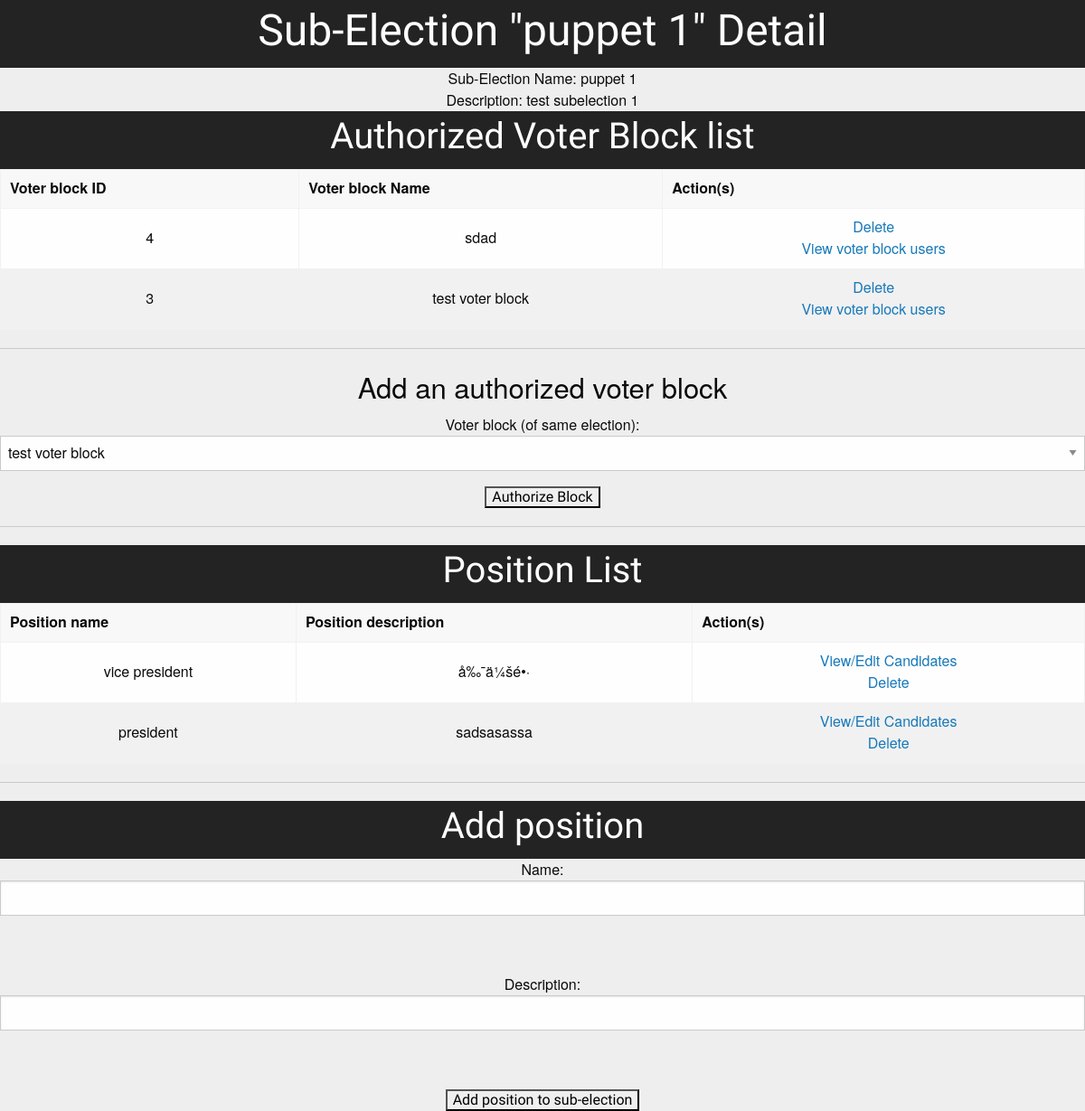
The app's page /subelection_detail.php?id=1 with its own data.
### tables this page shows
CREATE TABLE `subelection` (
  `id` int(11) NOT NULL,
  `name` varchar(50) DEFAULT NULL,
  `description` varchar(200) DEFAULT NULL,
  `election_id` int(11) NOT NULL,
  `allow_all_voter_blocks` tinyint(1) NOT NULL DEFAULT '0'
);

CREATE TABLE `subelection_authorized_vblocks` (
  `id` int(11) NOT NULL,
  `subelection_id` int(11) NOT NULL,
  `authorized_voter_block_id` int(11) NOT NULL
);

CREATE TABLE `voter_block` (
  `id` int(11) NOT NULL,
  `name` varchar(50) DEFAULT NULL,
  `description` varchar(200) DEFAULT NULL,
  `parent_election_id` int(11) NOT NULL
);

CREATE TABLE `subelection_position` (
  `id` int(11) NOT NULL,
  `name` varchar(50) DEFAULT NULL,
  `description` varchar(200) DEFAULT NULL,
  `subelection_id` int(11) NOT NULL
);

### subelection_detail.php (the view, shortened to what this page needs)
<?php
$link = mysqli_connect("localhost","root","","carl");
mysqli_set_charset($link, "utf8");
$id = "";
$parent_election_id = "";
$name = "";
$description = "";
if($id = $_GET['id']){
    $id = (int)$id;
}
if($id != ""){
    if($id_match_result = mysqli_query($link, "SELECT * FROM subelection WHERE id='".$id."'")){
        $row_cnt = mysqli_num_rows($id_match_result);
        if($row_cnt>0){
            $row = mysqli_fetch_array($id_match_result);
            $name = $row['name'];
            $parent_election_id = $row['election_id'];
            $description = $row['description'];
        }else{
            echo "Error! Record does not exist!" . "\n";
            exit();
        }
    }
}else{
    print "Error! An argument was not specified. Please go back and click on the proper button.";
    exit();
}
?>
<!DOCTYPE html>
<html>
<head>
    <link rel="stylesheet" href="https://cdn.jsdelivr.net/npm/foundation-sites@6.5.3/dist/css/foundation.min.css">
</head>
<body style="background-color: #EEEEEE">
    <center>
    <div class="flex-container align-center" style="background-color: rgb(0,0,0,0.85)">
        <h1 style="font-family: Staatliches; color: white">Sub-Election "<?php echo $name; ?>" Detail</h1>
    </div>
    Sub-Election Name:
    <?php echo $name; ?> <br>
    Description:
    <?php echo $description; ?> <br>
    <div class="flex-container align-center" style="background-color: rgb(0,0,0,0.85)">
        <h2 style="font-family: Staatliches; color: white">Authorized Voter Block list</h3>
    </div>
    <table width="100%" border="1" style="border-collapse:collapse;">
        <thead>
            <tr>
            <th><strong>Voter block ID</strong></th>
            <th><strong>Voter block Name</strong></th>
            <th><strong>Action(s)</strong></th>
            </tr>
        </thead>
        <tbody>
        <?php
        $count=1;
        $sel_query="Select subelection_authorized_vblocks.id, subelection_authorized_vblocks.authorized_voter_block_id, voter_block.name from subelection_authorized_vblocks INNER JOIN voter_block ON subelection_authorized_vblocks.authorized_voter_block_id=voter_block.id WHERE subelection_id=" . $id . " ORDER BY subelection_authorized_vblocks.id desc;";
        $result = mysqli_query($link,$sel_query);
        while($result && $row = mysqli_fetch_assoc($result)) { ?>
        <td align="center"><?php print $row["authorized_voter_block_id"]; ?></td>
        <td align="center"><?php print $row["name"]; ?></td>
        <td align="center">
        <a href="delete_auth_vblock.php?id=<?php print $row["authorized_voter_block_id"]; ?>">Delete</a> <br/>
        <a href="view_voter_block_users.php?id=<?php print $row["authorized_voter_block_id"]; ?>">View voter block users</a>
        </td>
        <?php $count++; } ?>
        </tbody>
    </table>
    <hr/>
    <h3>Add an authorized voter block</h3>
    <form method="post" action="subelection_detail.php?id=<?php print $id; ?>">
            Voter block (of same election):
                <select name="voter_block_id">
                <?php
                $count=0;
                $sel_query="Select voter_block.id, voter_block.name from voter_block WHERE parent_election_id=" . $parent_election_id . " ORDER BY id asc;";
                $result = mysqli_query($link,$sel_query);
                while($row = mysqli_fetch_assoc($result)) { ?>
                <option id="<?php print $row["id"]; ?>" value="<?php print $row["id"]; ?>"><?php print $row["name"]; ?></option>
                <?php $count++; } ?>
                </select> <br/>
            <input type="submit" value="Authorize Block" style="font-family: Staatliches; color: black" onMouseOver="this.style.color='#dfb400'"
        onMouseOut="this.style.color='black'">
    </form>
    <hr/>
    <div class="flex-container align-center" style="background-color: rgb(0,0,0,0.85)">
        <h2 style="font-family: Staatliches; color: white">Position List</h2>
    </div>
        <table width="100%" border="1" style="border-collapse:collapse;">
            <thead>
                <tr>
                <th><strong>Position name</strong></th>
                <th><strong>Position description</strong></th>
                <th><strong>Action(s)</strong></th>
                </tr>
            </thead>
            <tbody>
            <?php
            $count=1;
            $sel_query="SELECT * FROM subelection_position WHERE subelection_id=" . $id . " ORDER BY id desc;";
            $result = mysqli_query($link,$sel_query);
            while($result && $row = mysqli_fetch_assoc($result)) { ?>
            <td align="center"><?php print $row["name"]; ?></td>
            <td align="center"><?php print $row["description"]; ?></td>
            <td align="center">
            <a href="position_detail.php?id=<?php print $row["id"]; ?>">View/Edit Candidates</a> <br/>
            <a href="delete_position.php?id=<?php print $row["id"]; ?>">Delete</a>
            </td>
            <?php $count++; } ?>
            </tbody>
        </table>
    <hr/>
    <div class="flex-container align-center" style="background-color: rgb(0,0,0,0.85)">
        <h2 style="font-family: Staatliches; color: white">Add position</h2>
    </div>
    <form action="new_position.php" method="post">
        Name: <input type="text" name="position_name"> <br/><br>
        Description: <input type="text" name="position_description"><br/><br>
        <input type="submit" value="Add position to sub-election" style="font-family: Staatliches; color: black" onMouseOver="this.style.color='#dfb400'"
        onMouseOut="this.style.color='black'">
    </form>
    </center>
</body>
</html>

### records on screen
subelection: name "puppet 1", description "test subelection 1"
subelection_authorized_vblocks: authorized_voter_block "4", authorized_voter_block.name "sdad"
subelection_authorized_vblocks: authorized_voter_block "3", authorized_voter_block.name "test voter block"
subelection_position: name "vice president", description "å‰¯ä¼šé•·"
subelection_position: name "president", description "sadsasassa"

### other values on screen
form field voter_block_id "test voter block"
